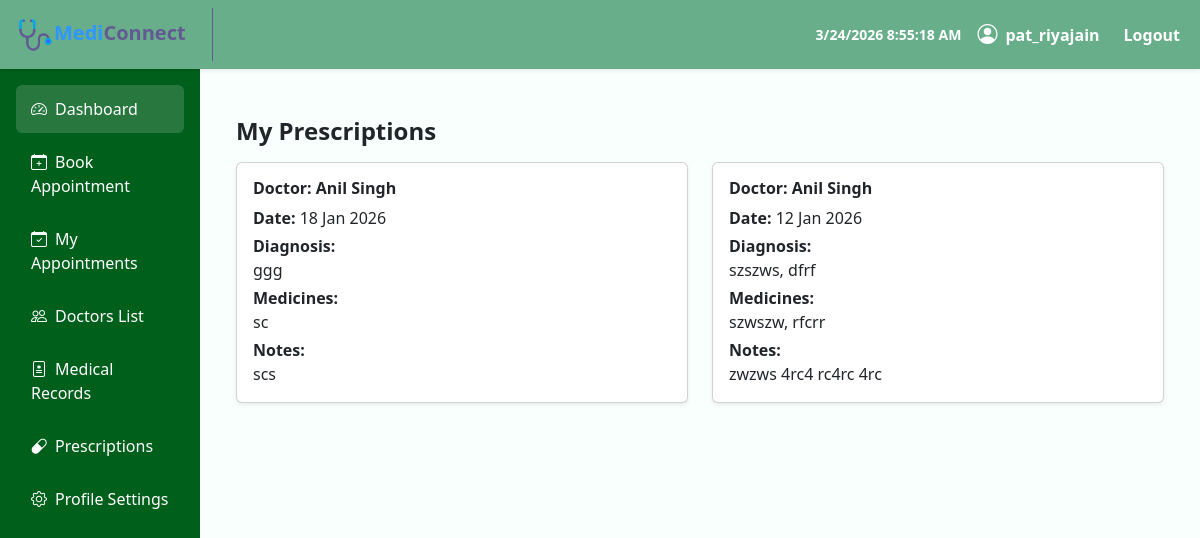
/patient/prescriptions/ (signed in), run on the app's committed database.
### MediConnectApp/models.py (models this page shows, shortened)
class Prescription(models.Model):
    appointment = models.OneToOneField(Appointment, on_delete=models.CASCADE)
    doctor = models.ForeignKey(DoctorProfile, on_delete=models.CASCADE)
    patient = models.ForeignKey(PatientProfile, on_delete=models.CASCADE)
    diagnosis = models.TextField(blank=True, null=True)
    medicines = models.TextField()
    notes = models.TextField(blank=True)
    created_at = models.DateTimeField(auto_now_add=True)

class DoctorProfile(models.Model):
    user = models.OneToOneField(User, on_delete=models.CASCADE)
    doctor_id = models.CharField(max_length=10, unique=True, blank=True)
    phone = models.CharField(max_length=15)
    specialization = models.ForeignKey(Speciality, on_delete=models.SET_NULL, null=True)
    qualification = models.CharField(max_length=100)
    experience = models.PositiveIntegerField()
    is_approved = models.BooleanField(default=False)
    is_active = models.BooleanField(default=True)
    created_at = models.DateTimeField(auto_now_add=True)

### MediConnectApp/views.py (the view)
# urls.py: path("patient/prescriptions/", views.patient_prescriptions_view, name="patient_prescriptions"),
@login_required(login_url="login")
def patient_prescriptions_view(request):
    user = request.user
    if not hasattr(user, "patientprofile"):
        messages.error(request, "You are not authorized to access this page.")
        return redirect("login")
    patient_profile = user.patientprofile
    prescriptions = Prescription.objects.filter(
        patient=patient_profile
    ).order_by("-created_at")
    context = {
        "prescriptions": prescriptions
    }
    return render(
        request,
        "users/patient/p_prescriptions.html",
        context
    )

### templates/users/patient/p_prescriptions.html (shortened to what this page needs)
{% extends "users/patient/p_base.html" %}
{% block content %}
<div class="container mt-4">
    <h4 class="fw-bold mb-3">My Prescriptions</h4>
    {% if prescriptions %}
        <div class="row">
            {% for p in prescriptions %}
                <div class="col-md-6 mb-3">
                    <div class="card shadow-sm">
                        <div class="card-body">
                            <h6 class="fw-bold mb-2">
                                Doctor: {{ p.doctor.user.first_name }} {{ p.doctor.user.last_name }}
                            </h6>
                            <p class="mb-1">
                                <strong>Date:</strong> {{ p.created_at|date:"d M Y" }}
                            </p>
                            <p class="mb-1">
                                <strong>Diagnosis:</strong><br>
                                {{ p.diagnosis }}
                            </p>
                            <p class="mb-1">
                                <strong>Medicines:</strong><br>
                                {{ p.medicines }}
                            </p>
                            {% if p.notes %}
                                <p class="mb-0">
                                    <strong>Notes:</strong><br>
                                    {{ p.notes }}
                                </p>
                            {% endif %}
                        </div>
                    </div>
                </div>
            {% endfor %}
        </div>
    {% else %}
        <div class="alert alert-info">
            No prescriptions found.
        </div>
    {% endif %}
</div>
{% endblock %}

### templates/users/patient/p_base.html (shortened to what this page needs)
{% load tz %}
{% load static %}
<!DOCTYPE html>
<html lang="en">
<head>
    <link href="https://cdn.jsdelivr.net/npm/bootstrap@5.3.2/dist/css/bootstrap.min.css" rel="stylesheet">
    <link href="https://cdn.jsdelivr.net/npm/bootstrap-icons@1.11.1/font/bootstrap-icons.css" rel="stylesheet">
</head>
<body>
<nav class="sticky-md-top navbar navbar-expand-lg shadow-sm" style="background-color: #68ae8a !important;">
    <div class="container-fluid">
        <a class="navbar-brand fw-bold" href="{% url 'patient_dashboard' %}" style="color: #635a93; text-decoration: none; border-right-style: solid; border-right-color: #635a93; border-right-width: 1px; padding: 8px 26px 8px 5px;">
            <img src="{% static 'media\logos\mediconnect-logo.png' %}" width="37" height="37" alt="Logo"><b><span style="color: #2f97ff;">Medi</span>Connect</b>
        </a>
        <div class="d-flex align-items-center text-white fw-semibold">
            <span class="me-3 small" id="clock"></span>
            <i class="bi bi-person-circle fs-5 me-2"></i>
            <span class="me-3">{{ user.username }}</span>
            <ul class="navbar-nav ms-auto">
                {% if user.is_authenticated %}
                <li class="nav-item">
                    <a class="nav-link text-white" href="{% url 'logout' %}">
                        Logout
                    </a>
                </li>
                {% else %}
                <li class="nav-item">
                    <a class="nav-link text-white" href="{% url 'login' %}">
                        Login
                    </a>
                </li>
                {% endif %}
            </ul>
        </div>
    </div>
</nav>
<div class="container-fluid">
    <div class="row">
        <div class="col-md-3 col-lg-2 sidebar p-3">
            <a href="{% url 'patient_dashboard' %}" class="active"><i class="bi bi-speedometer2 me-2"></i>Dashboard</a>
            <a href="{% url 'patient_book_appointment' %}"><i class="bi bi-calendar-plus me-2"></i>Book Appointment</a>
            <a href="{% url 'patient_my_appointments' %}"><i class="bi bi-calendar-check me-2"></i>My Appointments</a>
            <a href="{% url 'patient_doctors' %}"><i class="bi bi-people me-2"></i>Doctors List</a>
            <a href="{% url 'patient_medical_records' %}"><i class="bi bi-file-medical me-2"></i>Medical Records</a>
            <a href="{% url 'patient_prescriptions' %}"><i class="bi bi-capsule me-2"></i>Prescriptions</a>
            <a href="{% url 'patient_profile' %}"><i class="bi bi-gear me-2"></i>Profile Settings</a>
        </div>
        <div class="col-md-9 col-lg-10 p-4">
            {% block content %}{% endblock %}
        </div>
    </div>
</div>
</body>
</html>

### templates/users/patient/p_base.html (style rules this page uses)
body { background-color: #f9fffd; }
.sidebar { min-height: 100vh; background: #015f1c; }
.sidebar a { color: #fff; text-decoration: none; padding: 12px 15px; display: block; border-radius: 6px; margin-bottom: 5px; }
.sidebar a:hover, .sidebar a.active { background: rgba(255, 255, 255, 0.15); }
.navbar-brand { font-weight: 600; }

### data on the page
Prescription: doctor.user.first_name "Anil", doctor.user.last_name "Singh", created_at "18 Jan 2026", diagnosis "ggg", medicines "sc", notes "scs"
Prescription: doctor.user.first_name "Anil", doctor.user.last_name "Singh", created_at "12 Jan 2026", diagnosis "szszws, dfrf", medicines "szwszw, rfcrr", notes "zwzws 4rc4 rc4rc 4rc"

### other printed values
{{ user.username }} "pat_riyajain"
